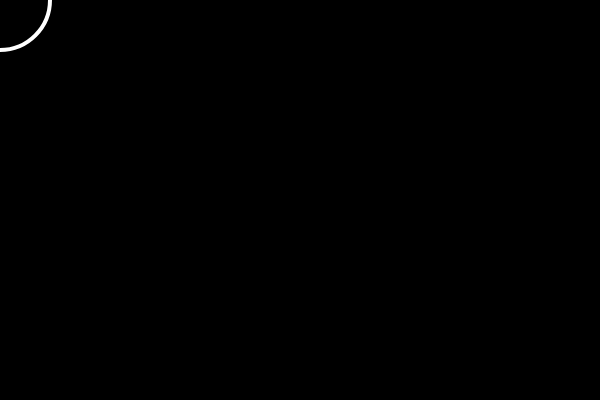
Frame 1 (no input)
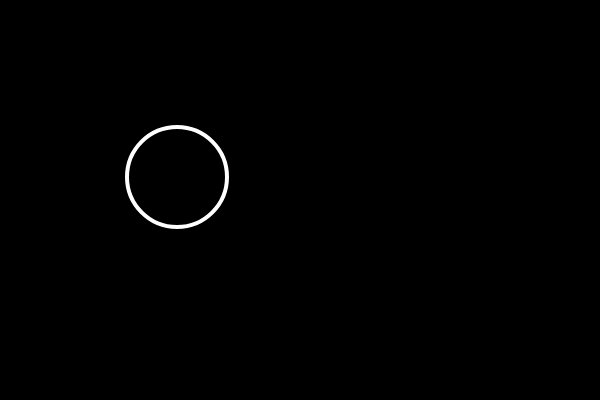
Frame 60 (no input)
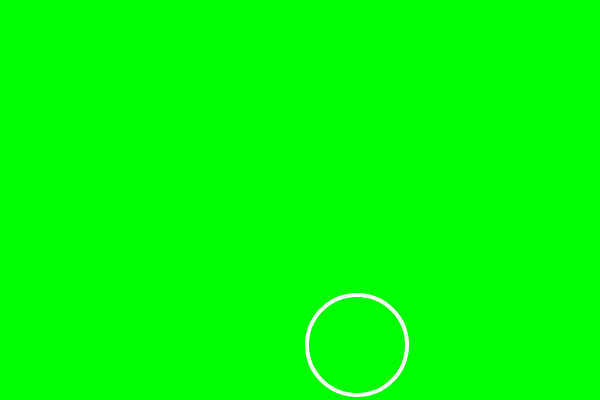
Frame 120 (the mouse pressed at the canvas centre since frame 60)

The p5.js sketch that drew these frames (run headless with seeded random() and noise() and a simulated clock; from frame 60 on, the mouse is pressed at the canvas centre):

// p5.js sketch
// ── sketch.js
var x = 0;
var speedX = 3;
var y = 0;
var speedY = 3;
var on = false;

function setup() {
  createCanvas(600, 400);
}

function draw() {
  
  if (on){
    background(0, 255, 0);
  } else {
    background(0);
  }
  
  stroke(255);
  strokeWeight(4);
  noFill();

  ellipse(x, y, 100, 100);
  
  if(x > width - 50) {
    //print("OFF THE SCREEN!");  
    speedX = -3;
  } else if (x < 50) {
    speedX = 3;
  }
  
  x = x + speedX;
  
  if(y > height - 50) {
    //print("OFF THE SCREEN!");  
    speedY = -3;
  } else if (y < 50) {
    speedY = 3;
  }
  y = y + speedY;
  
  // on = mouseIsPressed;
} 

function mousePressed() {
  on = !on;
}
